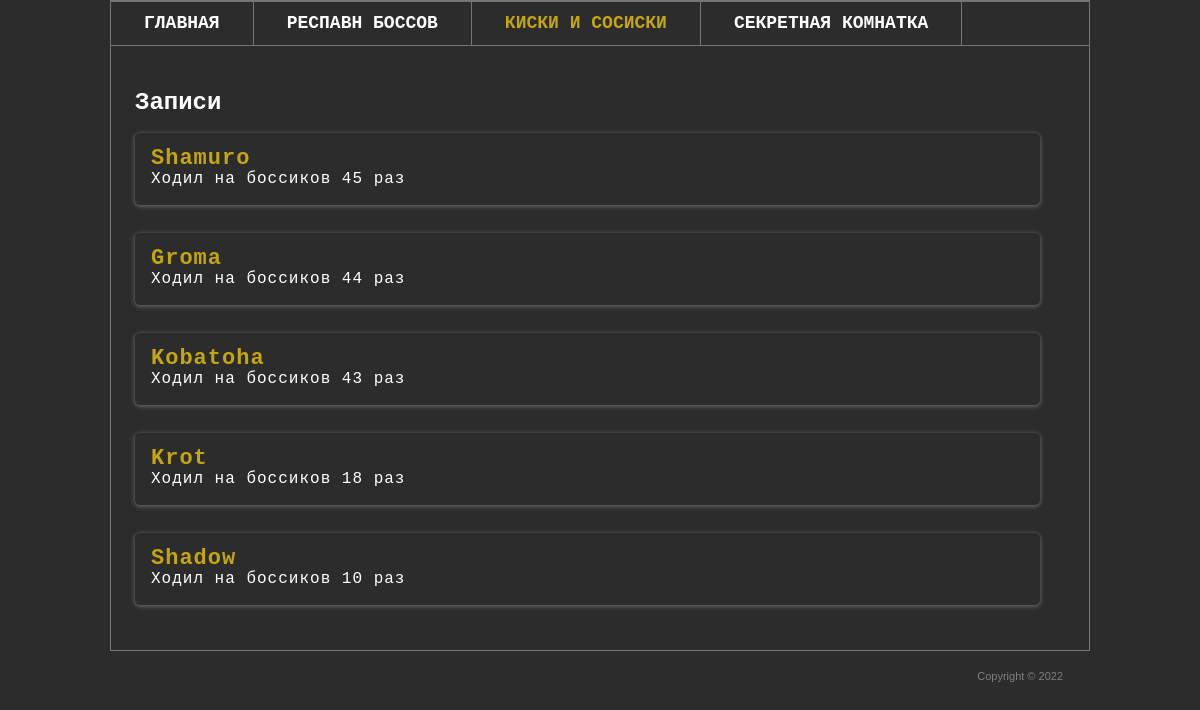
The page /member/ on the database as committed earlier.
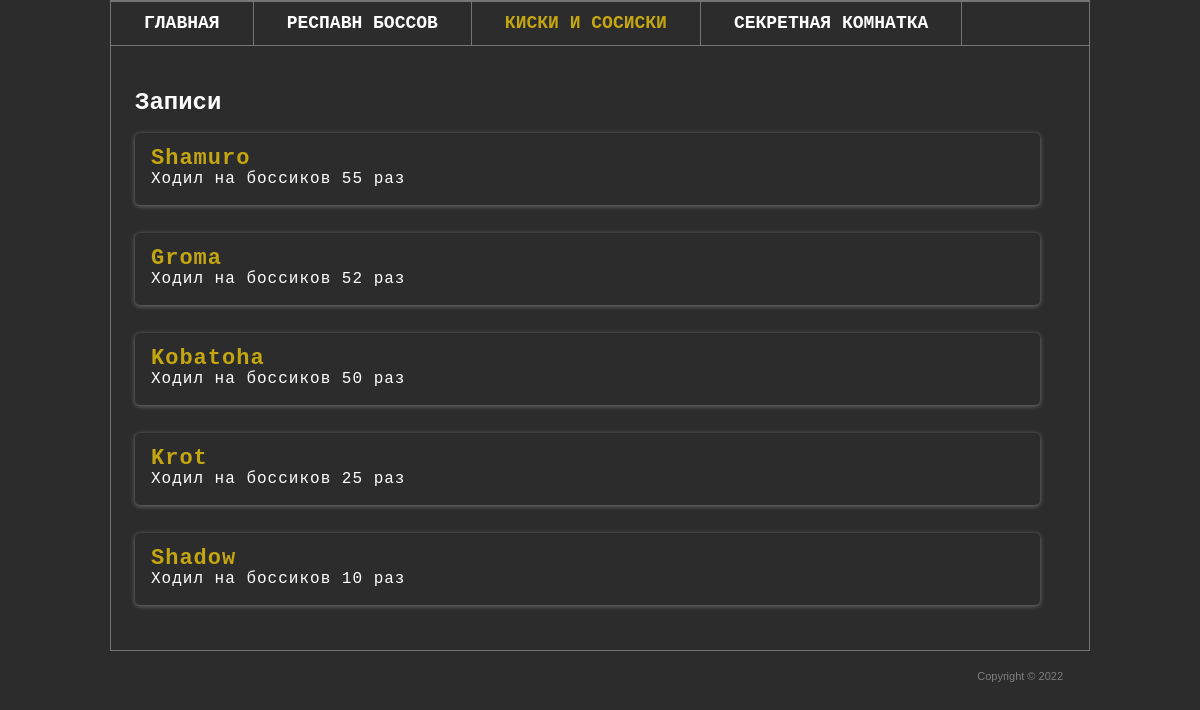
The same page on the database as committed later.
### farm/models.py (models this page shows, shortened)
class ClanMember(models.Model):
    name = models.CharField('Имя игрока', max_length=50)
    characters = models.ManyToManyField('Character', verbose_name='Персонаж')
    score = models.IntegerField('Score', default=0)
    class Meta:
        verbose_name = 'Киска и сосиска'
        verbose_name_plural = '1. Киски и сосиски'

### farm/views.py (the view)
# urls.py: path('member/', views.ClanMemberView.as_view()),
class ClanMemberView(View):
    def get(self, request):
        member = ClanMember.objects.order_by('-score')
        return render(request, 'farm/member.html', {'clan_member_list': member})

### templates/farm/member.html (shortened to what this page needs)
{% load static %}
<html >
<head>
	<link rel="stylesheet" href="{% static 'css/style.css' %}" type="text/css" media="all" />
</head>
<body>
<div class="shell">
	<div class="border">
		<div id="navigation">
			<ul>
			    <li><a href="/">Главная</a></li>
				<li><a href="/respawn">Респавн Боссов</a></li>
				<li><a href="/member" class="active">Киски и сосиски</a></li>
				<li><a href="/admin">Секретная комнатка</a></li>
			</ul>
		</div>
		<div id="main">
			<div id="content" class="left">
				<div class="projects">
					<h2>Записи</h2>
					<br>
					{% for member in clan_member_list %}
					<div class="item">
						<div>
							<p class="member">{{ member.name }}</p>
							<p>Ходил на боссиков {{ member.score }} раз</p>
						</div>
					</div>
					{% endfor %}
				</div>
			</div>
		</div>
	</div>
	<div id="footer">
		<p class="copy right">Copyright &copy;  2022 </p>
	</div>
</div>
</body>
</html>

Rows that differ between the two databases and show on the page:
changed ClanMember "Shamuro": score "45" → "55"
changed ClanMember "Groma": score "44" → "52"
changed ClanMember "Kobatoha": score "43" → "50"
changed ClanMember "Krot": score "18" → "25"
